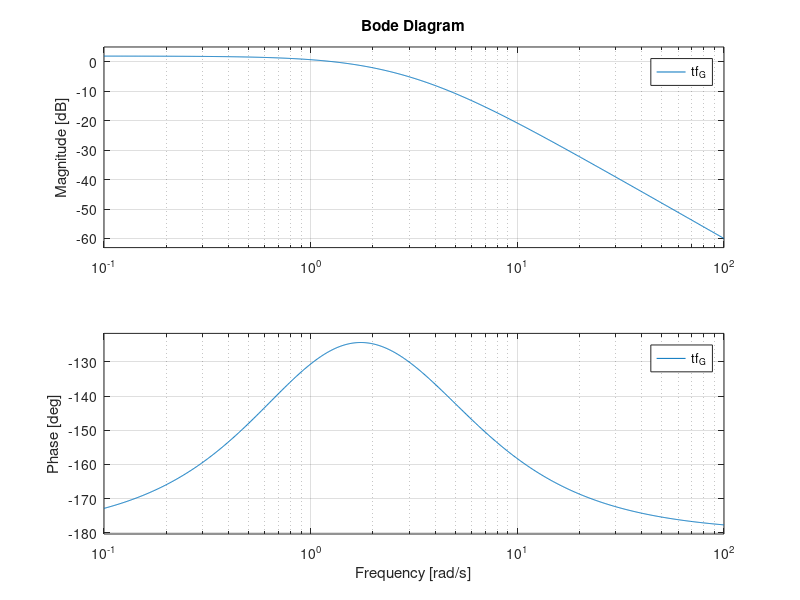

Source code (MATLAB): (Note: this script raises an error after producing the figure.)
close all

% consider the output feedback control of a given LTI system
s=tf('s')
tf_G= zpk(-1 , [-4 , -2 , 1] , 10 )

%%
figure
bode(tf_G)

figure
n = nyquistplot(tf_G);
setoptions(n,'ShowFullContour', 'off')
grid on


%%
figure
t = 0:0.01:3;
u= 0.01*sin(t);
lsim( tf_G , u , t)

figure
impulse(tf_G,[1,5])

figure
step(tf_G,[1,5])


%% Actuator 1 - Dead zone
close all

S=0.5 %delta
k=2

X=-1e1:1e-5:1e1; %-2:0.1:1;

S_X=S./X;
N_deadzone = k - 2*k/pi*( asin(S_X) + S_X.*sqrt( 1-(S_X).^2 ) );
figure
plot(X,N_deadzone)


inv_N_deadzone = -1./N_deadzone;

figure
hold on
n = nyquistplot(tf_G);
setoptions(n,'ShowFullContour', 'off')
grid on
plot( real(inv_N_deadzone) , imag(inv_N_deadzone),"DisplayName", "-1/N" ) %,'o-'

%%

syms G(w)  N(x)


G(w) = 10*(1i*w+1)/((1i*w+4)*(1i*w+2)*(1i*w-1))
assume(w,"real")


N(x) = k - 2*k/pi*( asin(S/x) + S/x.*sqrt( 1-(S/x).^2 ) )
assume(x,"real")



eq1= imag(G(w))==0
sol1 = vpasolve(eq1,w,[0.1,100])

eq2= N(x)*real(G(w)) == 1



%% Actuator 2 - Saturation with Dead zone
close all

S=1 %delta
M=1

X=-1e1:1e-5:1e1; %-2:0.1:1;

S_X=S./X;
N_saturation = 4*M*sqrt(1-(S_X).^2)./(pi.*X);
figure
plot(X,N_saturation)

inv_N_saturation = -1./N_saturation;

figure
hold on
n = nyquistplot(tf_G);
setoptions(n,'ShowFullContour', 'off')
grid on
plot( real(inv_N_saturation) , imag(inv_N_saturation),"DisplayName", "-1/N" ) %,'o-'


%% Actuator 3 - Histeresis relay
%close all

h=2
M=0.5

X=-1e1:1e-5:1e1; %-2:0.1:1;

% N_histeresis= 4*M*sqrt(1-(h/X)^2)/(pi*X)-i*4*h*M/(*pi*X^2) % if X>h , else =0
% inv_N_histeresis = -1./N_histeresis;

% Calculate N_histeresis for X <= h, else set it to 0
N_histeresis = zeros(size(X)); % Initialize with zeros
valid_indices =  X >= h; % Logical array where X is within [-h, h]
N_histeresis(valid_indices) = 4 * M * sqrt(1 - (h ./ X(valid_indices)).^2) ./ (pi * X(valid_indices)) ...
                              - 1i * 4 * h * M ./ (pi * X(valid_indices).^2); % Only calculate for X within the range

figure
plot(X,N_histeresis)

% Inverse of N_histeresis (handle division by zero)
inv_N_histeresis = zeros(size(N_histeresis)); % Initialize with zeros
non_zero_indices = N_histeresis ~= 0; % Avoid division by zero
inv_N_histeresis(non_zero_indices) = -1 ./ N_histeresis(non_zero_indices);

figure
hold on
n = nyquistplot(tf_G);
setoptions(n,'ShowFullContour', 'off')
grid on
plot( real(inv_N_histeresis) , imag(inv_N_histeresis),"DisplayName", "-1/N" ) %,'o-'



sol = vpasolve([eq1,eq2],[w,x])

G(sol.w)
N(sol.x)

